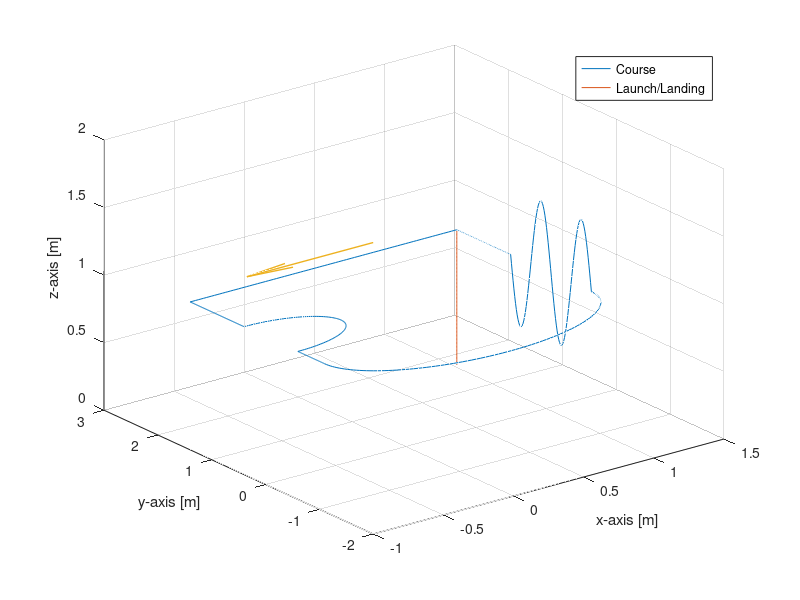

This figure's MATLAB source:
clear
set(findall(gcf,'-property','FontSize'),'FontSize',13)
set(findall(gcf,'-property','Font'),'Font','Roman')


areaWidth = 2.05;
areaHeight = 3.45;
courseWidth = .15;

startPoint = [areaWidth/2 areaHeight/2 1];

firstSetPoint = [startPoint(1)-(areaWidth-courseWidth) startPoint(2) 1];
courseToFirstSetPoint = [linspace(startPoint(1),firstSetPoint(1),100); linspace(startPoint(2),firstSetPoint(2),100);linspace(startPoint(3),firstSetPoint(3),100)]';
totalCourse = [courseToFirstSetPoint];

secondSetPoint = [firstSetPoint(1) firstSetPoint(2)-1 1];
courseToSecondSetPoint = [linspace(firstSetPoint(1),secondSetPoint(1),100); linspace(firstSetPoint(2),secondSetPoint(2),100);linspace(firstSetPoint(3),secondSetPoint(3),100)]';
totalCourse = [totalCourse; courseToSecondSetPoint];

obstacleRadius = .5;
thirdSetPoint = [secondSetPoint(1) secondSetPoint(2)-2*obstacleRadius 1];
thirdSetPointPoints = linspace(0,pi,100);
courseToThirdSetPoint = [secondSetPoint(1)+sin(thirdSetPointPoints)*obstacleRadius; secondSetPoint(2)-obstacleRadius+cos(thirdSetPointPoints)*obstacleRadius; linspace(secondSetPoint(3),thirdSetPoint(3),length(thirdSetPointPoints))]';
totalCourse = [totalCourse; courseToThirdSetPoint];

fourthSetPoint = [thirdSetPoint(1) thirdSetPoint(2)-.5 1];
courseToFourthSetPoint = [linspace(thirdSetPoint(1),fourthSetPoint(1),100); linspace(thirdSetPoint(2),fourthSetPoint(2),100);linspace(thirdSetPoint(3),fourthSetPoint(3),100)]';
totalCourse = [totalCourse; courseToFourthSetPoint];

bigCurveRadius = abs((fourthSetPoint(1)-startPoint(1))/2);
fifthSetPoint = [fourthSetPoint(1)+2*bigCurveRadius fourthSetPoint(2) 1];
fifthSetPointPoints = linspace(pi,2*pi,100);
courseToFifthSetPoint = [fifthSetPoint(1)-bigCurveRadius+cos(fifthSetPointPoints)*bigCurveRadius; fifthSetPoint(2)+sin(fifthSetPointPoints)*bigCurveRadius; linspace(fourthSetPoint(3),fifthSetPoint(3),length(fifthSetPointPoints))]';
totalCourse = [totalCourse; courseToFifthSetPoint];

sixthSetPoint = [fifthSetPoint(1) fifthSetPoint(2)+1.5 fifthSetPoint(3)];
pointsForMovements = linspace(0,4*pi,100);
zMovement = sin(pointsForMovements)*.5+fifthSetPoint(3);
courseToSixthSetPoint = [linspace(fifthSetPoint(1),sixthSetPoint(1),100);linspace(fifthSetPoint(2),sixthSetPoint(2),100); zMovement]';
totalCourse = [totalCourse; courseToSixthSetPoint];


endSetPoint = startPoint;
courseToEndSetPoint = [linspace(sixthSetPoint(1),endSetPoint(1),100); linspace(sixthSetPoint(2),endSetPoint(2),100);linspace(sixthSetPoint(3),endSetPoint(3),100)]';
totalCourse = [totalCourse; courseToEndSetPoint];

launchLanding = linspace(0,startPoint(3),100);
courseToStartPoint = [linspace(startPoint(1),startPoint(1),100);linspace(startPoint(2),startPoint(2),100);launchLanding]';




figure(1)
plot3(totalCourse(:,1),totalCourse(:,2),totalCourse(:,3))
hold on
plot3(courseToStartPoint(:,1),courseToStartPoint(:,2),courseToStartPoint(:,3));

xlabel('x-axis [m]');
ylabel('y-axis [m]');
zlabel('z-axis [m]');
xlimit =[-2.1 0.2];
ylimit =[-3.5 0.05];


%Draws arrow
p1 = [startPoint(1)-.5 startPoint(2)+.25 startPoint(3)];
p2 = [-1 0 0];
quiver3(p1(1),p1(2),p1(3),p2(1),p2(2),p2(3),'LineWidth',1);
legend('Course','Launch/Landing','Location','best');
hold off

grid on


x0=0;
y0=0;
plotwidth=600;
height=300;
set(gcf,'position',[x0,y0,plotwidth,height])
   
